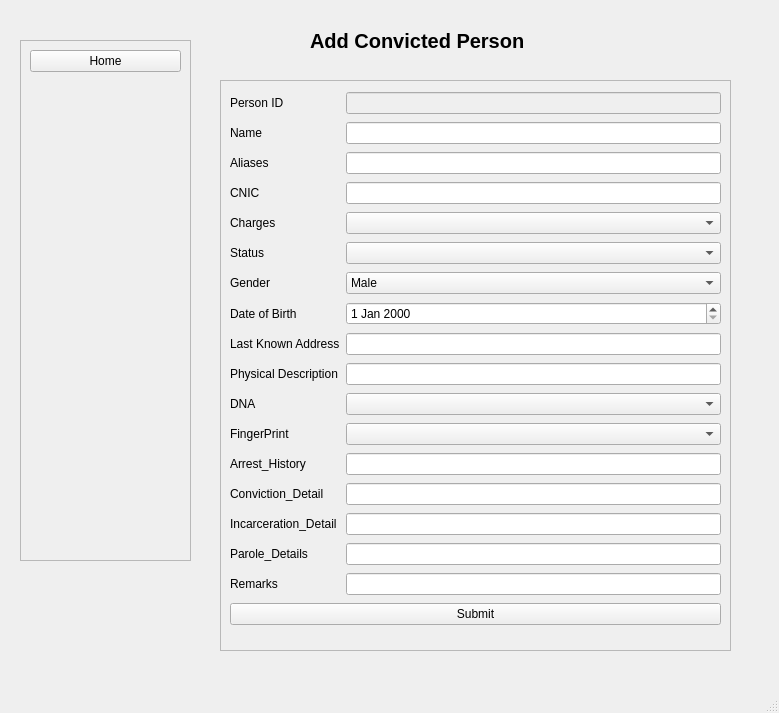
<?xml version="1.0" encoding="UTF-8"?>
<ui version="4.0">
 <class>MainWindow</class>
 <widget class="QMainWindow" name="MainWindow">
  <property name="geometry">
   <rect>
    <x>0</x>
    <y>0</y>
    <width>779</width>
    <height>713</height>
   </rect>
  </property>
  <property name="windowTitle">
   <string>Add Convicted Person</string>
  </property>
  <widget class="QWidget" name="centralwidget">
   <widget class="QFrame" name="frame">
    <property name="geometry">
     <rect>
      <x>20</x>
      <y>40</y>
      <width>171</width>
      <height>521</height>
     </rect>
    </property>
    <property name="frameShape">
     <enum>QFrame::StyledPanel</enum>
    </property>
    <property name="frameShadow">
     <enum>QFrame::Raised</enum>
    </property>
    <layout class="QVBoxLayout" name="verticalLayout_frame">
     <item>
      <widget class="QPushButton" name="home_button">
       <property name="text">
        <string>Home</string>
       </property>
      </widget>
     </item>
     <item>
      <widget class="QLabel" name="label">
       <property name="text">
        <string/>
       </property>
       <property name="alignment">
        <set>Qt::AlignCenter</set>
       </property>
      </widget>
     </item>
    </layout>
   </widget>
   <widget class="QFrame" name="formFrame">
    <property name="geometry">
     <rect>
      <x>220</x>
      <y>80</y>
      <width>511</width>
      <height>571</height>
     </rect>
    </property>
    <property name="frameShape">
     <enum>QFrame::StyledPanel</enum>
    </property>
    <property name="frameShadow">
     <enum>QFrame::Raised</enum>
    </property>
    <layout class="QGridLayout" name="gridLayout_form">
     <item row="10" column="0">
      <widget class="QLabel" name="label_2">
       <property name="text">
        <string>DNA</string>
       </property>
      </widget>
     </item>
     <item row="3" column="1">
      <widget class="QLineEdit" name="cnic_line"/>
     </item>
     <item row="11" column="0">
      <widget class="QLabel" name="label_3">
       <property name="text">
        <string>FingerPrint</string>
       </property>
      </widget>
     </item>
     <item row="3" column="0">
      <widget class="QLabel" name="label_4">
       <property name="text">
        <string>CNIC</string>
       </property>
      </widget>
     </item>
     <item row="4" column="0">
      <widget class="QLabel" name="label_5">
       <property name="text">
        <string>Charges</string>
       </property>
      </widget>
     </item>
     <item row="5" column="0">
      <widget class="QLabel" name="label_6">
       <property name="text">
        <string>Status</string>
       </property>
      </widget>
     </item>
     <item row="15" column="1">
      <widget class="QLineEdit" name="parole_line"/>
     </item>
     <item row="12" column="1">
      <widget class="QLineEdit" name="arrest_line"/>
     </item>
     <item row="13" column="1">
      <widget class="QLineEdit" name="convict_line"/>
     </item>
     <item row="14" column="1">
      <widget class="QLineEdit" name="incarc_line"/>
     </item>
     <item row="0" column="0">
      <widget class="QLabel" name="label_personID">
       <property name="text">
        <string>Person ID</string>
       </property>
      </widget>
     </item>
     <item row="1" column="1">
      <widget class="QLineEdit" name="lineEdit_name"/>
     </item>
     <item row="0" column="1">
      <widget class="QLineEdit" name="lineEdit_personID">
       <property name="enabled">
        <bool>false</bool>
       </property>
      </widget>
     </item>
     <item row="1" column="0">
      <widget class="QLabel" name="label_name">
       <property name="text">
        <string>Name</string>
       </property>
      </widget>
     </item>
     <item row="2" column="1">
      <widget class="QLineEdit" name="lineEdit_aliases"/>
     </item>
     <item row="6" column="0">
      <widget class="QLabel" name="label_gender">
       <property name="text">
        <string>Gender</string>
       </property>
      </widget>
     </item>
     <item row="2" column="0">
      <widget class="QLabel" name="label_aliases">
       <property name="text">
        <string>Aliases</string>
       </property>
      </widget>
     </item>
     <item row="6" column="1">
      <widget class="QComboBox" name="comboBox_gender">
       <item>
        <property name="text">
         <string>Male</string>
        </property>
       </item>
       <item>
        <property name="text">
         <string>Female</string>
        </property>
       </item>
       <item>
        <property name="text">
         <string>Other</string>
        </property>
       </item>
      </widget>
     </item>
     <item row="7" column="0">
      <widget class="QLabel" name="label_dob">
       <property name="text">
        <string>Date of Birth</string>
       </property>
      </widget>
     </item>
     <item row="9" column="0">
      <widget class="QLabel" name="label_physicalDesc">
       <property name="text">
        <string>Physical Description</string>
       </property>
      </widget>
     </item>
     <item row="8" column="1">
      <widget class="QLineEdit" name="lineEdit_address"/>
     </item>
     <item row="9" column="1">
      <widget class="QLineEdit" name="lineEdit_physicalDesc"/>
     </item>
     <item row="7" column="1">
      <widget class="QDateEdit" name="dateEdit_dob"/>
     </item>
     <item row="8" column="0">
      <widget class="QLabel" name="label_address">
       <property name="text">
        <string>Last Known Address</string>
       </property>
      </widget>
     </item>
     <item row="17" column="0" colspan="2">
      <widget class="QPushButton" name="pushButton_submit">
       <property name="text">
        <string>Submit</string>
       </property>
      </widget>
     </item>
     <item row="16" column="1">
      <widget class="QLineEdit" name="remarks_line"/>
     </item>
     <item row="12" column="0">
      <widget class="QLabel" name="label_7">
       <property name="text">
        <string>Arrest_History</string>
       </property>
      </widget>
     </item>
     <item row="13" column="0">
      <widget class="QLabel" name="label_8">
       <property name="text">
        <string>Conviction_Detail</string>
       </property>
      </widget>
     </item>
     <item row="14" column="0">
      <widget class="QLabel" name="label_9">
       <property name="text">
        <string>Incarceration_Detail</string>
       </property>
      </widget>
     </item>
     <item row="15" column="0">
      <widget class="QLabel" name="label_10">
       <property name="text">
        <string>Parole_Details</string>
       </property>
      </widget>
     </item>
     <item row="16" column="0">
      <widget class="QLabel" name="label_11">
       <property name="text">
        <string>Remarks</string>
       </property>
      </widget>
     </item>
     <item row="10" column="1">
      <widget class="QComboBox" name="dna_line"/>
     </item>
     <item row="11" column="1">
      <widget class="QComboBox" name="fingerprint_line"/>
     </item>
     <item row="4" column="1">
      <widget class="QComboBox" name="charges_line"/>
     </item>
     <item row="5" column="1">
      <widget class="QComboBox" name="status_line"/>
     </item>
    </layout>
   </widget>
   <widget class="QLabel" name="label_12">
    <property name="geometry">
     <rect>
      <x>310</x>
      <y>20</y>
      <width>291</width>
      <height>41</height>
     </rect>
    </property>
    <property name="font">
     <font>
      <pointsize>15</pointsize>
      <weight>75</weight>
      <bold>true</bold>
     </font>
    </property>
    <property name="text">
     <string>Add Convicted Person</string>
    </property>
   </widget>
  </widget>
  <widget class="QMenuBar" name="menubar">
   <property name="geometry">
    <rect>
     <x>0</x>
     <y>0</y>
     <width>779</width>
     <height>26</height>
    </rect>
   </property>
  </widget>
  <widget class="QStatusBar" name="statusbar"/>
 </widget>
 <resources/>
 <connections/>
</ui>
